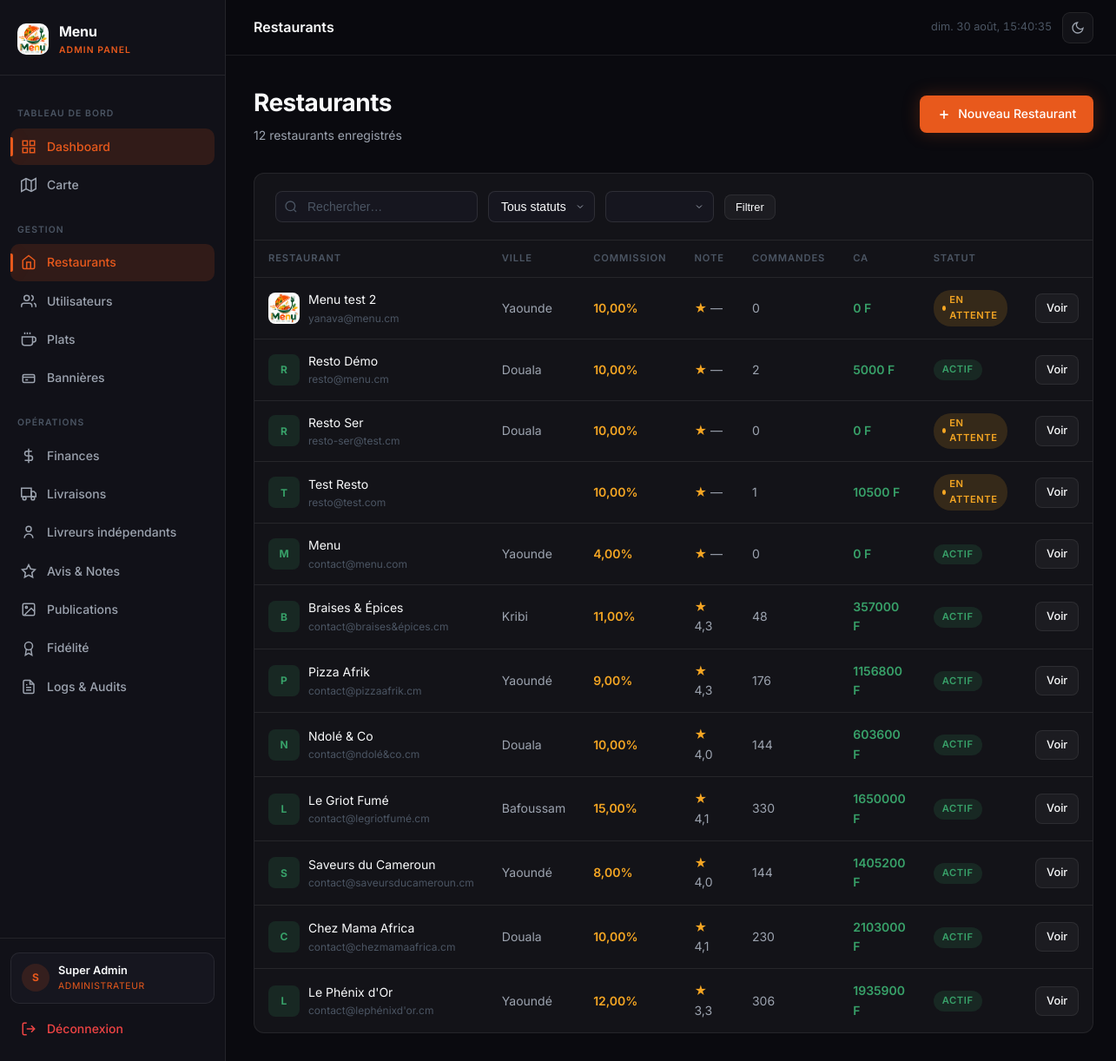
The page /admin-panel/restaurants/ (signed in) on the database its author committed.
### core/models.py (models this page shows, shortened)
class User(AbstractUser):
    ROLE_CHOICES = [
        ('admin', 'Administrateur'),
        ('restaurant', 'Restaurant'),
        ('client', 'Client'),
        ('livreur', 'Livreur'),
    ]
    role = models.CharField(max_length=20, choices=ROLE_CHOICES, default='client')
    telephone = models.CharField(max_length=20, blank=True)
    allergies = models.CharField(max_length=300, blank=True)
    avatar = models.ImageField(upload_to='avatars/', blank=True, null=True)
    gain_total = models.DecimalField(max_digits=12, decimal_places=0, default=0)
    nombre_livraisons = models.PositiveIntegerField(default=0)
    restaurant_attache = models.ForeignKey(
        'RestaurantProfile', on_delete=models.SET_NULL, null=True, blank=True, related_name='livreurs',
    )
    points_solde = models.PositiveIntegerField(default=0)
    feed_seed = models.UUIDField(default=uuid.uuid4, editable=False)
    class Meta:
        verbose_name = 'Utilisateur'
        verbose_name_plural = 'Utilisateurs'

class RestaurantProfile(models.Model):
    user = models.OneToOneField(User, on_delete=models.CASCADE, related_name='restaurant_profile')
    nom = models.CharField(max_length=200)
    description = models.TextField(blank=True)
    adresse = models.CharField(max_length=300)
    ville = models.CharField(max_length=100)
    pays = models.CharField(max_length=100, default='Cameroun')
    latitude = models.DecimalField(max_digits=9, decimal_places=6, null=True, blank=True)
    longitude = models.DecimalField(max_digits=9, decimal_places=6, null=True, blank=True)
    logo = models.ImageField(upload_to='restaurants/logos/', blank=True, null=True)
    cover_image = models.ImageField(upload_to='restaurants/covers/', blank=True, null=True)
    commission_rate = models.DecimalField(max_digits=5, decimal_places=2, default=10.00)
    is_verified = models.BooleanField(default=False)
    is_open = models.BooleanField(default=True)
    temps_livraison_moyen = models.PositiveIntegerField(default=30)
    frais_livraison = models.DecimalField(max_digits=10, decimal_places=0, default=500)
    prix_reservation = models.DecimalField(max_digits=10, decimal_places=0, default=5000)
    note_cache = models.DecimalField(max_digits=3, decimal_places=1, default=0)
    created_at = models.DateTimeField(auto_now_add=True)
    class Meta:
        verbose_name = 'Profil Restaurant'
        verbose_name_plural = 'Profils Restaurants'

### core/views/dashboard.py (the view)
    def wrapper(request, *args, **kwargs):
        if not request.user.is_authenticated or request.user.role != 'admin':
            return redirect('core:login')
        return view_func(request, *args, **kwargs)

### templates/admin_panel/restaurants/list.html (shortened to what this page needs)
{% extends 'base.html' %}
{% load static %}
{% block topbar_title %}Restaurants{% endblock %}
{% block content %}
<div class="page-header anim-fade-up">
  <div>
    <h1 class="page-title">Restaurants</h1>
    <p class="page-subtitle">{{ page_obj.paginator.count }} restaurant{{ page_obj.paginator.count|pluralize }} enregistré{{ page_obj.paginator.count|pluralize }}</p>
  </div>
  <a href="{% url 'core:restaurant_create' %}" class="btn btn-primary">
    <svg viewBox="0 0 24 24" fill="none" stroke-width="2.5"><line x1="12" y1="5" x2="12" y2="19"/><line x1="5" y1="12" x2="19" y2="12"/></svg>
    Nouveau Restaurant
  </a>
</div>
<div class="table-wrapper">
  <div class="table-header">
    <form method="get" class="filter-bar" style="flex:1;">
      <div class="input-search-wrapper">
        <input type="text" name="q" value="{{ q }}" placeholder="Rechercher…" class="input-search">
      </div>
      <select name="statut" class="input-select" onchange="this.form.submit()">
        <option value="">Tous statuts</option>
      </select>
      <select name="ville" class="input-select" onchange="this.form.submit()">
        {% for v in villes %}<option value="{{ v }}" {% if ville == v %}selected{% endif %}>{{ v }}</option>{% endfor %}
      </select>
      <button type="submit" class="btn btn-secondary btn-sm">Filtrer</button>
    </form>
  </div>
  {% if page_obj %}
  <table>
    <thead>
      <tr>
        <th>Restaurant</th><th>Ville</th><th>Commission</th><th>Note</th><th>Commandes</th><th>CA</th><th>Statut</th><th></th>
      </tr>
    </thead>
    <tbody>
      {% for r in page_obj %}
      <tr class="anim-fade-up" style="animation-delay:{{ forloop.counter0 }}0ms;">
        <td>
          <div style="display:flex;align-items:center;gap:10px;">
            {% if r.logo %}
            <img src="{{ r.logo.url }}" style="width:36px;height:36px;border-radius:8px;object-fit:cover;">
            {% else %}
            <div style="width:36px;height:36px;border-radius:8px;background:var(--accent-green-dim);display:flex;align-items:center;justify-content:center;font-weight:700;color:var(--accent-green);font-size:0.75rem;">{{ r.nom|first|upper }}</div>
            {% endif %}
            <div>
              <div class="td-primary" style="color:var(--text-primary);">{{ r.nom }}</div>
              <div style="font-size:0.75rem;color:var(--text-muted);">{{ r.user.email }}</div>
            </div>
          </div>
        </td>
        <td>{{ r.ville }}</td>
        <td><span style="color:var(--accent-amber);font-weight:600;">{{ r.commission_rate }}%</span></td>
        <td>
          <span style="color:var(--accent-amber);">★</span>
          {{ r.note_avg|floatformat:1|default:"—" }}
        </td>
        <td>{{ r.nb_commandes|default:0 }}</td>
        <td style="color:var(--accent-green);font-weight:600;">{{ r.ca|floatformat:0|default:0 }} F</td>
        <td>
          {% if not r.user.is_active %}
            <span class="badge badge-red">Suspendu</span>
          {% elif not r.is_verified %}
            <span class="badge badge-amber"><span class="badge-dot"></span>En attente</span>
          {% else %}
            <span class="badge badge-green">Actif</span>
          {% endif %}
        </td>
        <td>
          <a href="{% url 'core:restaurant_detail' r.pk %}" class="btn btn-secondary btn-sm">Voir</a>
        </td>
      </tr>
      {% endfor %}
    </tbody>
  </table>
  {% else %}
  <div class="empty-state">
    <svg viewBox="0 0 24 24" fill="none" stroke="currentColor" stroke-width="1.5"><path d="M3 9l9-7 9 7v11a2 2 0 0 1-2 2H5a2 2 0 0 1-2-2z"/></svg>
    <p>Aucun restaurant trouvé</p>
  </div>
  {% endif %}
</div>
{% endblock %}

### templates/base.html (shortened to what this page needs)
<!DOCTYPE html>
<html lang="fr">
<head>
{% load static %}
<link rel="stylesheet" href="{% static 'css/base.css' %}">
<link rel="stylesheet" href="{% static 'css/sidebar.css' %}">
<link rel="stylesheet" href="{% static 'css/animations.css' %}">
</head>
<body>
<div class="app-layout">
  <aside class="sidebar" id="sidebar">
    <div class="sidebar-header">
      <img src="{% static 'logo.png' %}" alt="Menu" class="sidebar-logo" onerror="this.style.display='none'">
      <div class="sidebar-brand">
        <div class="sidebar-brand-name">Menu</div>
        <div class="sidebar-brand-sub">Admin Panel</div>
      </div>
    </div>
    <nav class="sidebar-nav">
      <span class="nav-section-label">Tableau de bord</span>
      <a href="{% url 'core:dashboard' %}" class="nav-item {% if active_page == 'dashboard' %}active{% endif %}">
        <svg class="nav-icon" viewBox="0 0 24 24" fill="none" stroke-width="2"><rect x="3" y="3" width="7" height="7"/><rect x="14" y="3" width="7" height="7"/><rect x="14" y="14" width="7" height="7"/><rect x="3" y="14" width="7" height="7"/></svg>
        Dashboard
      </a>
      <a href="{% url 'core:map' %}" class="nav-item {% if active_page == 'map' %}active{% endif %}">
        <svg class="nav-icon" viewBox="0 0 24 24" fill="none" stroke-width="2"><polygon points="1 6 1 22 8 18 16 22 23 18 23 2 16 6 8 2 1 6"/><line x1="8" y1="2" x2="8" y2="18"/><line x1="16" y1="6" x2="16" y2="22"/></svg>
        Carte
      </a>
      <span class="nav-section-label">Gestion</span>
      <a href="{% url 'core:restaurant_list' %}" class="nav-item {% if active_page == 'restaurants' %}active{% endif %}">
        <svg class="nav-icon" viewBox="0 0 24 24" fill="none" stroke-width="2"><path d="M3 9l9-7 9 7v11a2 2 0 0 1-2 2H5a2 2 0 0 1-2-2z"/><polyline points="9 22 9 12 15 12 15 22"/></svg>
        Restaurants
      </a>
      <a href="{% url 'core:user_list' %}" class="nav-item {% if active_page == 'users' %}active{% endif %}">
        <svg class="nav-icon" viewBox="0 0 24 24" fill="none" stroke-width="2"><path d="M17 21v-2a4 4 0 0 0-4-4H5a4 4 0 0 0-4 4v2"/><circle cx="9" cy="7" r="4"/><path d="M23 21v-2a4 4 0 0 0-3-3.87"/><path d="M16 3.13a4 4 0 0 1 0 7.75"/></svg>
        Utilisateurs
      </a>
      <a href="{% url 'core:dish_list' %}" class="nav-item {% if active_page == 'dishes' %}active{% endif %}">
        <svg class="nav-icon" viewBox="0 0 24 24" fill="none" stroke-width="2"><path d="M18 8h1a4 4 0 0 1 0 8h-1"/><path d="M2 8h16v9a4 4 0 0 1-4 4H6a4 4 0 0 1-4-4V8z"/><line x1="6" y1="1" x2="6" y2="4"/><line x1="10" y1="1" x2="10" y2="4"/><line x1="14" y1="1" x2="14" y2="4"/></svg>
        Plats
      </a>
      <a href="{% url 'core:banniere_list' %}" class="nav-item {% if active_page == 'bannieres' %}active{% endif %}">
        <svg class="nav-icon" viewBox="0 0 24 24" fill="none" stroke-width="2"><rect x="3" y="6" width="18" height="12" rx="2"/><path d="M3 10h18"/><path d="M7 14h4"/></svg>
        Bannières
      </a>
      <span class="nav-section-label">Opérations</span>
      <a href="{% url 'core:finances' %}" class="nav-item {% if active_page == 'finances' %}active{% endif %}">
        <svg class="nav-icon" viewBox="0 0 24 24" fill="none" stroke-width="2"><line x1="12" y1="1" x2="12" y2="23"/><path d="M17 5H9.5a3.5 3.5 0 0 0 0 7h5a3.5 3.5 0 0 1 0 7H6"/></svg>
        Finances
      </a>
      <a href="{% url 'core:deliveries' %}" class="nav-item {% if active_page == 'deliveries' %}active{% endif %}">
        <svg class="nav-icon" viewBox="0 0 24 24" fill="none" stroke-width="2"><rect x="1" y="3" width="15" height="13"/><polygon points="16 8 20 8 23 11 23 16 16 16 16 8"/><circle cx="5.5" cy="18.5" r="2.5"/><circle cx="18.5" cy="18.5" r="2.5"/></svg>
        Livraisons
      </a>
      <a href="{% url 'core:admin_livreurs' %}" class="nav-item {% if active_page == 'livreurs' %}active{% endif %}">
        <svg class="nav-icon" viewBox="0 0 24 24" fill="none" stroke-width="2"><circle cx="12" cy="7" r="4"/><path d="M5.5 21a6.5 6.5 0 0 1 13 0"/></svg>
        Livreurs indépendants
      </a>
      <a href="{% url 'core:reviews' %}" class="nav-item {% if active_page == 'reviews' %}active{% endif %}">
        <svg class="nav-icon" viewBox="0 0 24 24" fill="none" stroke-width="2"><polygon points="12 2 15.09 8.26 22 9.27 17 14.14 18.18 21.02 12 17.77 5.82 21.02 7 14.14 2 9.27 8.91 8.26 12 2"/></svg>
        Avis & Notes
      </a>
      <a href="{% url 'core:admin_publications' %}" class="nav-item {% if active_page == 'publications' %}active{% endif %}">
        <svg class="nav-icon" viewBox="0 0 24 24" fill="none" stroke-width="2"><rect x="3" y="3" width="18" height="18" rx="2"/><circle cx="8.5" cy="8.5" r="1.5"/><polyline points="21 15 16 10 5 21"/></svg>
        Publications
      </a>
      <a href="{% url 'core:admin_fidelite' %}" class="nav-item {% if active_page == 'fidelite' %}active{% endif %}">
        <svg class="nav-icon" viewBox="0 0 24 24" fill="none" stroke-width="2"><circle cx="12" cy="8" r="6"/><path d="M15.477 12.89 17 22l-5-3-5 3 1.523-9.11"/></svg>
        Fidélité
      </a>
      <a href="{% url 'core:logs' %}" class="nav-item {% if active_page == 'logs' %}active{% endif %}">
        <svg class="nav-icon" viewBox="0 0 24 24" fill="none" stroke-width="2"><path d="M14 2H6a2 2 0 0 0-2 2v16a2 2 0 0 0 2 2h12a2 2 0 0 0 2-2V8z"/><polyline points="14 2 14 8 20 8"/><line x1="16" y1="13" x2="8" y2="13"/><line x1="16" y1="17" x2="8" y2="17"/><polyline points="10 9 9 9 8 9"/></svg>
        Logs & Audits
      </a>
    </nav>
    <div class="sidebar-footer">
      <div class="sidebar-user">
        <div class="sidebar-avatar">{{ request.user.first_name|first|upper|default:request.user.username|first|upper }}</div>
        <div class="sidebar-user-info">
          <div class="sidebar-user-name">{{ request.user.get_full_name|default:request.user.username }}</div>
          <div class="sidebar-user-role">Administrateur</div>
        </div>
      </div>
      <a href="{% url 'core:logout' %}" class="nav-item" style="color:var(--accent-red);">
        <svg class="nav-icon" viewBox="0 0 24 24" fill="none" stroke-width="2"><path d="M9 21H5a2 2 0 0 1-2-2V5a2 2 0 0 1 2-2h4"/><polyline points="16 17 21 12 16 7"/><line x1="21" y1="12" x2="9" y2="12"/></svg>
        Déconnexion
      </a>
    </div>
  </aside>
  <div class="main-content">
    <header class="topbar">
      <div class="topbar-left">
        <span class="topbar-title">{% block topbar_title %}{% endblock %}</span>
      </div>
      <div class="topbar-right">
        <span class="topbar-time" id="topbar-clock"></span>
        <button class="theme-toggle" id="themeToggle" title="Changer de thème" aria-label="Basculer thème clair/sombre">
          <svg class="icon-moon" viewBox="0 0 24 24" fill="none" stroke-width="2"><path d="M21 12.79A9 9 0 1 1 11.21 3 7 7 0 0 0 21 12.79z"/></svg>
        </button>
      </div>
    </header>
    <div class="page-wrapper">
      {% block content %}{% endblock %}
    </div>
  </div>
</div>
</body>
</html>

### rows shown on the page
User: user.first_name|first "S", user.get_full_name "Super Admin"
RestaurantProfile: logo (picture), nom "Menu test 2", user.email "yanava@menu.cm", ville "Yaounde", commission_rate "10,00", note_avg "—", nb_commandes "0", ca "0", is_verified False (drawn)
RestaurantProfile: nom|first "R", nom "Resto Démo", user.email "resto@menu.cm", ville "Douala", commission_rate "10,00", note_avg "—", nb_commandes "2", ca "5000", is_verified "ACTIF"
RestaurantProfile: nom|first "R", nom "Resto Ser", user.email "resto-ser@test.cm", ville "Douala", commission_rate "10,00", note_avg "—", nb_commandes "0", ca "0", is_verified False (drawn)
RestaurantProfile: nom|first "T", nom "Test Resto", user.email "resto@test.com", commission_rate "10,00", note_avg "—", nb_commandes "1", ca "10500", is_verified False (drawn)
RestaurantProfile: nom|first "M", nom "Menu", user.email "contact@menu.com", ville "Yaounde", commission_rate "4,00", note_avg "—", nb_commandes "0", ca "0", is_verified "ACTIF"
RestaurantProfile: nom|first "B", nom "Braises & Épices", user.email "contact@braises&épices.cm", ville "Kribi", commission_rate "11,00", note_avg "4,3", nb_commandes "48", ca "357000", is_verified "ACTIF"
RestaurantProfile: nom|first "P", nom "Pizza Afrik", user.email "contact@pizzaafrik.cm", ville "Yaoundé", commission_rate "9,00", note_avg "4,3", nb_commandes "176", ca "1156800", is_verified "ACTIF"
RestaurantProfile: nom|first "N", nom "Ndolé & Co", user.email "contact@ndolé&co.cm", ville "Douala", commission_rate "10,00", note_avg "4,0", nb_commandes "144", ca "603600", is_verified "ACTIF"
RestaurantProfile: nom|first "L", nom "Le Griot Fumé", user.email "contact@legriotfumé.cm", ville "Bafoussam", commission_rate "15,00", note_avg "4,1", nb_commandes "330", ca "1650000", is_verified "ACTIF"
RestaurantProfile: nom|first "S", nom "Saveurs du Cameroun", user.email "contact@saveursducameroun.cm", ville "Yaoundé", commission_rate "8,00", note_avg "4,0", nb_commandes "144", ca "1405200", is_verified "ACTIF"
RestaurantProfile: nom|first "C", nom "Chez Mama Africa", user.email "contact@chezmamaafrica.cm", ville "Douala", commission_rate "10,00", note_avg "4,1", nb_commandes "230", ca "2103000", is_verified "ACTIF"
RestaurantProfile: nom|first "L", nom "Le Phénix d'Or", user.email "contact@lephénixd'or.cm", ville "Yaoundé", commission_rate "12,00", note_avg "3,3", nb_commandes "306", ca "1935900", is_verified "ACTIF"

### other values the page prints
{{ page_obj.paginator.count }} "12"
